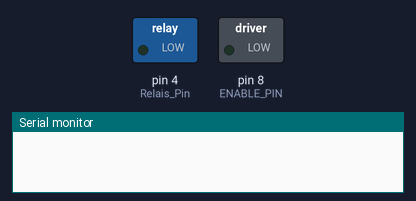
Bench run of a sketch on a simulated Arduino Uno, built with avr-gcc and run on an emulated ATmega328P. Shown: switched loads named in the sketch (green lamp = pin HIGH), the last lines printed to the serial monitor.

Above: at 0.1 s.
At 5.1 s:
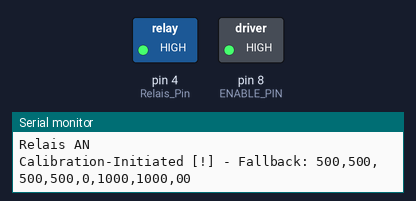
Timing chart, 0 to 6.6 s (numbered marks = the images above):
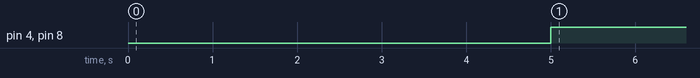

The sketch:

Zange-V4.4.ino
```cpp
#include <AccelStepper.h>

#define ENABLE_PIN 8
int EN = 1;    // 0=Enabled, 1=Disabled
int Grab = 0;  // Grab Status
long speedX = 0;
long speedY = 0;

const long MaxSpeed = 4000;  //SPEED... I am SPEED... Faster than fast quicker than quick... I am lightning

const long LIMIT_MIN_Gelenk5X = -50000;
const long LIMIT_MAX_Gelenk5X = 50000;
const long BREMSZONE_Gelenk5X = 500;

const long LIMIT_MIN_Greifer6Y = -50000;
const long LIMIT_MAX_Greifer6Y = 50000;
const long BREMSZONE_Greifer6Y = 500;

AccelStepper Gelenk5X(AccelStepper::DRIVER, 2, 5);
AccelStepper Greifer6Y(AccelStepper::DRIVER, 3, 6);

int applyDeadzone(int value, int dz) {
  return (abs(value) < dz) ? 0 : value;
}

const byte ST = 0xA3;
const int NUM_CHANNELS = 8;
int channels[NUM_CHANNELS];
String input = "";

unsigned long lastPacketTime = 0;
const unsigned long TimeoutFailsafe = 500;
bool failsafeActive = false;
bool MeineNachricht = false;
bool Calibrated = false;


void setup() {
  pinMode(4, OUTPUT);  //Relais Pin
  digitalWrite(4, 0);
  pinMode(ENABLE_PIN, OUTPUT);
  Gelenk5X.setMaxSpeed(MaxSpeed);
  Gelenk5X.setAcceleration(2000);
  Greifer6Y.setMaxSpeed(MaxSpeed);
  Greifer6Y.setAcceleration(2000);

  Serial.begin(250000);
  input.reserve(50);

  activateFailsafe();
  lastPacketTime = millis();

  delay(5000);
  digitalWrite(4, 1);
  Serial.println("Relais AN");

  Calibration();
}

void Calibration() {
  Serial.print("Calibration-Initiated");
  while (!Calibrated) {
    ReadSerial();
    static unsigned long lastDebugTime = 0;

    if (millis() - lastDebugTime > 100) {  // Nur alle 100ms Text ausgeben
      lastDebugTime = millis();
      printDebugInfo();
    }

    if (channels[4] < 500 && channels[7] > 500) {
      Gelenk5X.setCurrentPosition(0);
      Greifer6Y.setCurrentPosition(0);
      Calibrated = true;
      digitalWrite(ENABLE_PIN, 0);
      vibrateMotor(Gelenk5X, 10, 2);
      digitalWrite(ENABLE_PIN, 1);
      Serial.print("Calib-SAVE");
    } else {
      Channellogic();
      StepperCalib();
    }
  }
}

void loop() {
  ReadSerial();
  Channellogic();
  Stepper();
  /*
  static unsigned long lastDebugTime = 0;
  if (millis() - lastDebugTime > 100) {  // Nur alle 100ms Text ausgeben (schont die CPU)
    lastDebugTime = millis();
    printDebugInfo();
  }
  */
}


void ReadSerial() {
  while (Serial.available() > 0) {  //Wenn Serielle Daten verfügbar sind
    byte incomingByte = Serial.read();

    if (incomingByte == ST) {  //Falls Startbyte erkannt wird: input zurücksetzen
      input = "";
      MeineNachricht = true;  //Setze die MeineNachricht Variable auf True
    } else if (incomingByte > 0x80) {
      MeineNachricht = false;
    }

    else if (MeineNachricht) {
      if (incomingByte == '\n') {
        parseBuffer();
        MeineNachricht = false;
        break;
      } else {
        input += (char)incomingByte;
      }
    }
  }

  //  Failsafe Check
  if (millis() - lastPacketTime > TimeoutFailsafe) {
    if (!failsafeActive) {
      activateFailsafe();
      failsafeActive = true;
    }
  }
}

void parseBuffer() {
  int n = sscanf(input.c_str(), "%d,%d,%d,%d,%d,%d,%d,%d",
                 &channels[0], &channels[1], &channels[2],
                 &channels[3], &channels[4], &channels[5],
                 &channels[6], &channels[7]);

  if (n == NUM_CHANNELS) {
    // Wenn Daten korrekt ankommen -> Failsafe beenden
    if (failsafeActive) {
      failsafeActive = false;
    }
    lastPacketTime = millis();  //  Timeout-Timer erneuern
  }
}

void activateFailsafe() {

  channels[0] = 500;
  channels[1] = 500;
  channels[2] = 500;
  channels[3] = 500;
  channels[4] = 0;
  channels[5] = 1000;
  channels[6] = 1000;
  channels[7] = 0;
}

void printDebugInfo() {
  if (failsafeActive) {
    Serial.print(" [!] - Fallback: ");
  } else {
    Serial.print(" [OK] - Werte: ");
  }

  for (int i = 0; i < NUM_CHANNELS; i++) {
    Serial.print(channels[i]);
    if (i < NUM_CHANNELS - 1) Serial.print(",");
  }
  Serial.print(Grab);
  Serial.println();
}

void Channellogic() {
  speedX = map(channels[1], 0, 1000, -MaxSpeed, MaxSpeed) + map(channels[2], 0, 1000, MaxSpeed, -MaxSpeed);
  speedY = map(channels[1], 0, 1000, MaxSpeed, -MaxSpeed) + map(channels[2], 0, 1000, MaxSpeed, -MaxSpeed);
  speedX = applyDeadzone(speedX, MaxSpeed * 0.1);
  speedY = applyDeadzone(speedY, MaxSpeed * 0.1);

  // Logik für Enable (EN)
  if (channels[6] < 500) {  //Falls Channel 6 kleiner 500 ist
    EN = 0;                 // Motor AN
  } else {
    EN = 1;  // Motor AUS
  }


  if (channels[7] > 500 && channels[4] > 500) {  //Falls Channel 7 großer 500, und Channel 4 großer 500. (Beide Switches gedrückt)
    Grab = 1;
  } else {
    Grab = 0;
  }

  if (Grab == 1) {  // Arming in Grab Action
    if (speedX != 0 || speedY != 0) {
      EN = 0;  // Wenn die Sticks nicht center sind, Motor AN
    }
  }

  if (channels[6] > 500 && channels[4] < 500) {  // Override, falls Channel gewechselt wird, während sich die Motoren drehen
    EN = 1;
  }
}

void Stepper() {
  if (Grab == 1) {
    //Bremszone X
    long currentPosX = Gelenk5X.currentPosition();
    long finalSpeedX = speedX;

    if (speedX > 0 && (LIMIT_MAX_Gelenk5X - currentPosX) < BREMSZONE_Gelenk5X) {
      // Bremse Richtung Plus
      finalSpeedX = speedX * (LIMIT_MAX_Gelenk5X - currentPosX) / BREMSZONE_Gelenk5X;

    } else if (speedX < 0 && (currentPosX - LIMIT_MIN_Gelenk5X) < BREMSZONE_Gelenk5X) {
      // Bremse Richtung Minus
      finalSpeedX = speedX * (currentPosX - LIMIT_MIN_Gelenk5X) / BREMSZONE_Gelenk5X;
    }

    // Not-Stopp Sicherheitscheck
    if (currentPosX >= LIMIT_MAX_Gelenk5X && speedX > 0) finalSpeedX = 0;
    if (currentPosX <= LIMIT_MIN_Gelenk5X && speedX < 0) finalSpeedX = 0;

    //Bremszone Y
    long currentPosY = Greifer6Y.currentPosition();
    long finalSpeedY = speedY;

    if (speedY > 0 && (LIMIT_MAX_Greifer6Y - currentPosY) < BREMSZONE_Greifer6Y) {
      // Bremse Richtung Plus
      finalSpeedY = speedY * (LIMIT_MAX_Greifer6Y - currentPosY) / BREMSZONE_Greifer6Y;

    } else if (speedY < 0 && (currentPosY - LIMIT_MIN_Greifer6Y) < BREMSZONE_Greifer6Y) {
      // Bremse Richtung Minus
      finalSpeedY = speedY * (currentPosY - LIMIT_MIN_Greifer6Y) / BREMSZONE_Greifer6Y;
    }

    // Not-Stopp Sicherheitscheck
    if (currentPosY >= LIMIT_MAX_Greifer6Y && speedY > 0) finalSpeedY = 0;
    if (currentPosY <= LIMIT_MIN_Greifer6Y && speedY < 0) finalSpeedY = 0;

    Gelenk5X.setSpeed(finalSpeedX);
    Greifer6Y.setSpeed(finalSpeedY);

  } else {
    Gelenk5X.setSpeed(0);
    Greifer6Y.setSpeed(0);
  }
  digitalWrite(ENABLE_PIN, EN);
  Gelenk5X.runSpeed();
  Greifer6Y.runSpeed();
}

void StepperCalib() {

  if (Grab == 1) {
    Gelenk5X.setSpeed(speedX);
    Greifer6Y.setSpeed(speedY);

  } else {
    Gelenk5X.setSpeed(0);
    Greifer6Y.setSpeed(0);
  }
  digitalWrite(ENABLE_PIN, EN);
  Gelenk5X.runSpeed();
  Greifer6Y.runSpeed();
}

void vibrateMotor(AccelStepper &stepper, int intensity, int pulses) {

  long originalPos = stepper.currentPosition();

  for (int i = 0; i < pulses; i++) {
    stepper.moveTo(originalPos + intensity);
    while (stepper.distanceToGo() != 0) stepper.run();
    stepper.moveTo(originalPos - intensity);
    while (stepper.distanceToGo() != 0) stepper.run();
  }
  stepper.moveTo(originalPos);
  while (stepper.distanceToGo() != 0) stepper.run();
}
```

Measured:
- by itself, pin 4 (Relais_Pin), pin 8 (ENABLE_PIN): LOW → HIGH at 5.0 s
